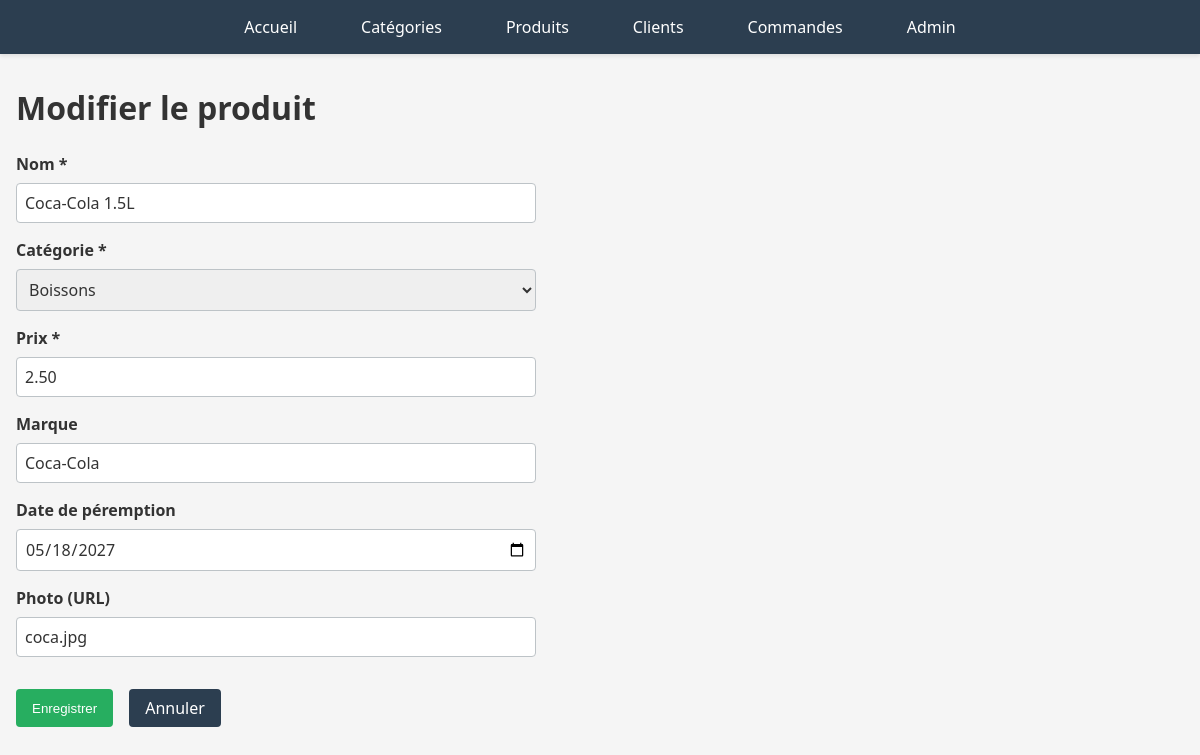
Screenshot of /drive/produits/1/edit/ with the database file from the repository.
### drive/models.py (models this page shows, shortened)
class Produit(models.Model):
    nom = models.CharField(max_length=150)
    date_peremption = models.DateField(blank=True, null=True)
    photo = models.CharField(max_length=255, blank=True)
    marque = models.CharField(max_length=100, blank=True)
    prix = models.DecimalField(max_digits=10, decimal_places=2, validators=[MinValueValidator(0)])
    categorie = models.ForeignKey(Categorie, on_delete=models.CASCADE)
    class Meta:
        db_table = 'produits'

class Categorie(models.Model):
    nom = models.CharField(max_length=100)
    descriptif = models.TextField(blank=True)
    class Meta:
        db_table = 'categories'
        verbose_name_plural = 'Catégories'

### drive/views.py (the view, shortened to what this page needs)
# urls.py: path('produits/<int:id>/edit/', views.produit_update, name='produit_update'),
def produit_update(request, id):
    produit = get_object_or_404(Produit, id=id)
    return render(request, 'drive/produit/form.html', {'produit': produit, 'categories': Categorie.objects.all()})

### drive/templates/drive/produit/form.html (shortened to what this page needs)
{% extends 'drive/base.html' %}
{% block content %}
<div class="header">
    <h1>{% if produit %}Modifier le produit{% else %}Nouveau produit{% endif %}</h1>
</div>
<form method="POST" class="form">
    <div class="form-group">
        <label for="nom">Nom *</label>
        <input type="text" id="nom" name="nom" value="{% if produit %}{{ produit.nom }}{% endif %}" required>
    </div>
    <div class="form-group">
        <label for="categorie_id">Catégorie *</label>
        <select id="categorie_id" name="categorie_id" required>
            {% for categorie in categories %}
            <option value="{{ categorie.id }}" {% if produit and produit.categorie.id == categorie.id %}selected{% endif %}>
                {{ categorie.nom }}
            </option>
            {% endfor %}
        </select>
    </div>
    <div class="form-group">
        <label for="prix">Prix *</label>
        <input type="number" id="prix" name="prix" step="0.01" value="{% if produit %}{{ produit.prix }}{% endif %}" required>
    </div>
    <div class="form-group">
        <label for="marque">Marque</label>
        <input type="text" id="marque" name="marque" value="{% if produit %}{{ produit.marque }}{% endif %}">
    </div>
    <div class="form-group">
        <label for="date_peremption">Date de péremption</label>
        <input type="date" id="date_peremption" name="date_peremption" value="{% if produit %}{{ produit.date_peremption|date:'Y-m-d' }}{% endif %}">
    </div>
    <div class="form-group">
        <label for="photo">Photo (URL)</label>
        <input type="text" id="photo" name="photo" value="{% if produit %}{{ produit.photo }}{% endif %}">
    </div>
    <div class="form-actions">
        <button type="submit" class="btn btn-success">Enregistrer</button>
        <a href="{% url 'produit_list' %}" class="btn">Annuler</a>
    </div>
</form>
{% endblock %}

### drive/static/drive/style.css (style rules this page uses)
:root { --releve-principale: #2c3e50; --releve-fond-titre-ue: #34495e; --releve-fond-titre-res: #3498db; --releve-fond-titre-sae: #9b59b6; --releve-secondaire: #3498db; --releve-surlignage: #ecf0f1; --accent: #27ae60; --accent-contenu: white; --contenu: #333; --fond-clair: white; --gris-estompe: #bdc3c7; --gris: #95a5a6; --fond: #f5f5f5; --secondaire-contenu: white; }
* { margin: 0; padding: 0; box-sizing: border-box; }
body { font-family: "Segoe UI", Tahoma, Geneva, Verdana, sans-serif; background-color: var(--fond); color: var(--contenu); }
.header { margin-bottom: 1.5rem; }
.header h1 { font-size: 2rem; margin-bottom: 0.5rem; }
.btn { display: inline-block; padding: 0.5rem 1rem; background-color: var(--releve-principale); color: white; text-decoration: none; border-radius: 4px; border: none; cursor: pointer; transition: all 0.2s ease; }
.btn-success { background-color: var(--accent); }
.form { max-width: 520px; }
.form-group { margin-bottom: 1rem; }
label { display: block; margin-bottom: 0.5rem; font-weight: bold; color: var(--contenu); }
input[type="text"], input[type="number"], input[type="email"], input[type="date"], input[type="datetime-local"], select, textarea { width: 100%; padding: 0.5rem; border: 1px solid var(--gris-estompe); border-radius: 4px; font-family: inherit; font-size: 1rem; color: var(--contenu); }
.form-actions { display: flex; gap: 1rem; margin-top: 2rem; flex-wrap: wrap; }

### rows the page displays
Produit: nom "Coca-Cola 1.5L", categorie_id "Boissons", prix "2.50", marque "Coca-Cola", date_peremption "05/18/2027", photo "coca.jpg"
